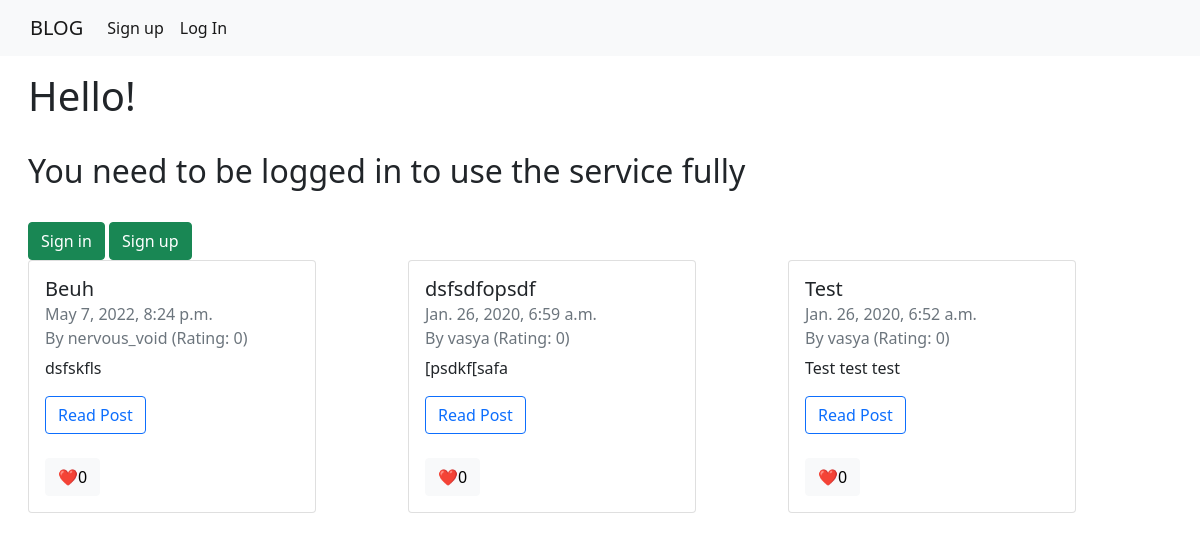
The app's page /, older data.
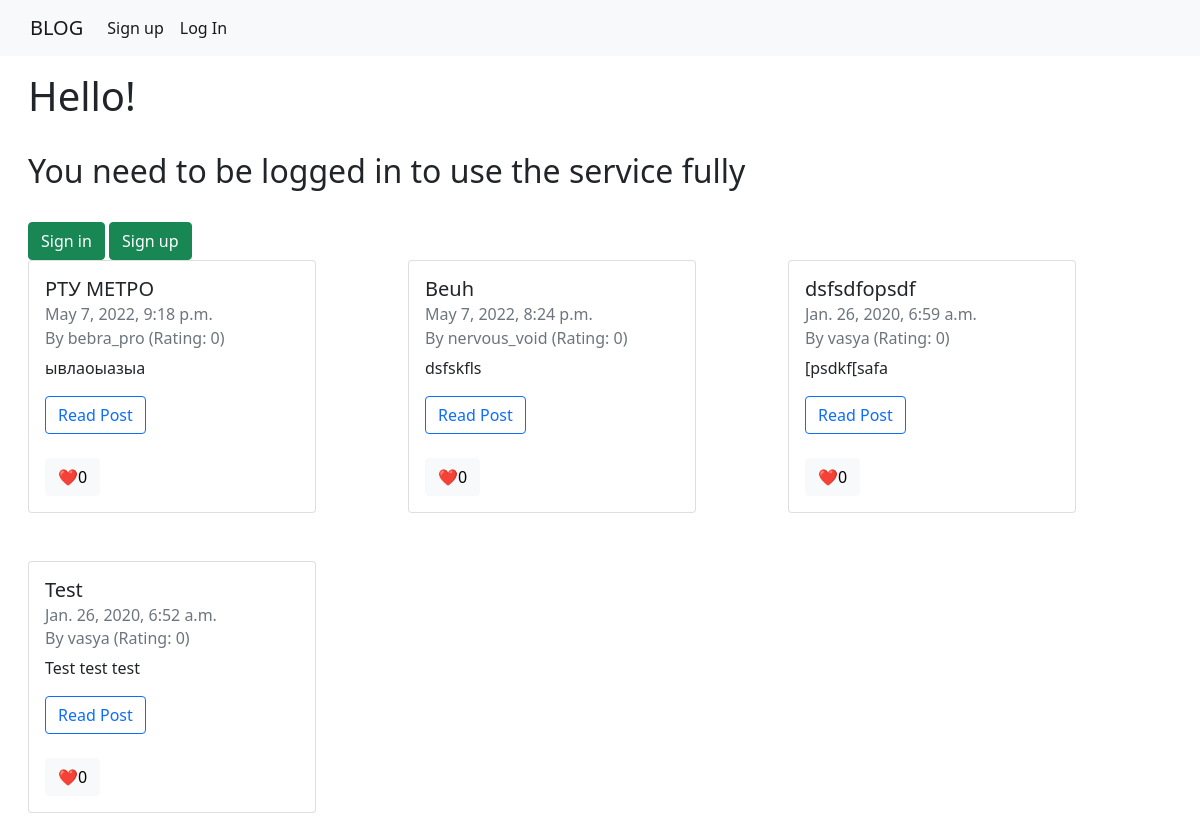
The same page, newer data.
### blog_app/models.py (models this page shows)
class Post(models.Model):
    user = models.ForeignKey(User, on_delete=models.CASCADE, related_name='post')
    name = models.CharField(max_length=128)
    description = models.CharField(max_length=512)
    text = models.CharField(max_length=100000)
    date = models.DateTimeField(auto_now_add=True)
    liked_users = models.ManyToManyField(User, related_name='liked_users')
    def get_rating(self):
        return self.liked_users.all().count()

### blog_app/views.py (the view)
# urls.py: path('', views.index, name='index'),
def index(request):
    context = dict()
    posts = Post.objects.order_by('-date')
    context['posts'] = posts
    return render(request, 'index.html', context)

### blog_app/models.py (called while the page is built)
def get_user_rating(self):
    rating = 0
    posts = self.post.all()
    for each in posts:
        rating += each.get_rating()
    return rating

### templates/index.html (shortened to what this page needs)
{% extends "base.html" %}
{% block content %}
    {% if request.user.is_authenticated %}
            <h1> Hello, {{ request.user.username | title }}! </h1>
    {% else %}
        <h1> Hello! </h1>
        <br>
        <h2>You need to be logged in to use the service fully</h2>
        <br>
        <a class="btn btn-success" href="{% url 'login' %}"> Sign in </a>
        <a class="btn btn-success" href="{% url 'registration' %}"> Sign up </a>
    {% endif %}
    <div class="row gy-5">
        {% for each in posts %}
            <div class="col-sm-4">
                <div class="card" style="width: 18rem; margin: 0rem; display: inline-block">
                    <div class="card-body">
                        <h5 class="card-title">{{ each.name }}</h5>
                        <h6 class="card-subtitle mb-2 text-muted">{{ each.date }}</h6>
                        <h6 class="card-subtitle mb-2 text-muted">By {{ each.user.username }} (Rating: {{ each.user.user_rating }})</h6>
                        <p class="card-text">{{ each.description }}</p>
                        <a href="/post/{{ each.id }}" class="btn btn-outline-primary" role="button">Read Post</a>
                        <br>
                        <br>
                        {% if request.user in each.liked_users.all  %}
                            <button id="{{ each.id }}" type="button" class="likebtn btn btn-success">❤️{{ each.get_rating }}</button>
                        {% else %}
                            <button id="{{ each.id }}" type="button" class="likebtn btn btn-light">❤️{{ each.get_rating }}</button>
                        {% endif %}
                    </div>
                </div>
            </div>
        {% endfor %}
    </div>
{% endblock %}

Row changes from the older to the newer data that the page shows:
added Post: name "РТУ МЕТРО", date "May 7, 2022, 9:18 p.m.", user.username "bebra_pro", user.user_rating "0", description "ывлаоыазыа", get_rating "0"
